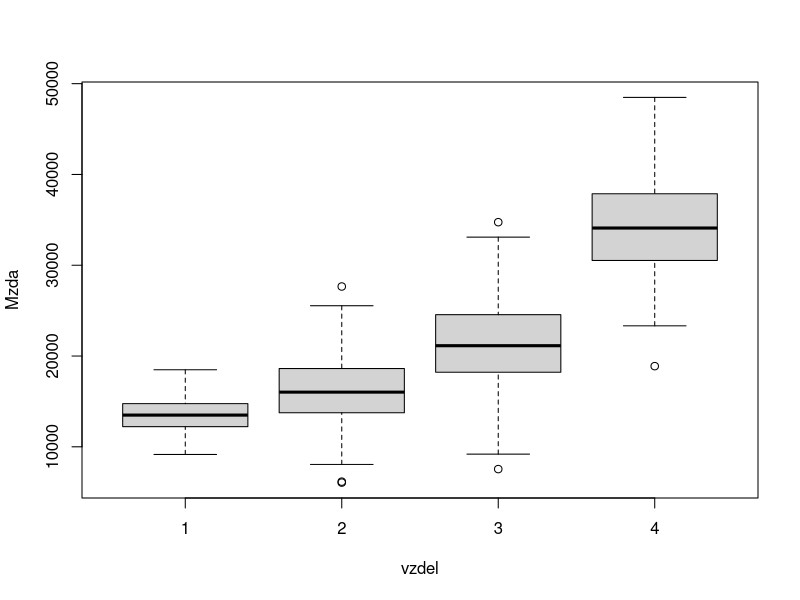

Source code (R):
# # # 4ST414, Strafikovany vyber, prum. mzda, primy vypocet


# Soubor Mzdy.txt obsahuje udaje o hrubych mzdach a vzdelani N=1134 zamestnacu. 
# Vzdelani je kodovano nasledovne:
# 1 .... ZS vzdelani
# 2..... SS vzdelani bez maturity
# 3..... SS vzdelani s maturitou
# 4..... VS vzdelani

# Nahodne vyberte n=200 jednotek a odhadnete prumernou mzdu v tomto souboru
# Provedte strafitikovany nahodny vyber s rovnomerou alokaci (v kazde skupine vzdelani vybere 50 zam.)
# Odhadnete prumernou mzdu jak pro skupiny zamestnancu s ruznym vzdelavanim, tak za populaci celkem
# Vypoctete dvoustranne intervalu spolehlivosti pro zvolenou spolehlivost 1-alfa=0.95
# Porovnejte s prostym nahodnym vyberem o rozsahu n=200

setwd("C://Users/vozar9250")
getwd()
mzdy<-read.table("Mzdy.txt",sep=",",header=TRUE)
names(mzdy)
summary(mzdy)
# Zobrazime mzdovou uroven dle vzdelani
boxplot(Mzda~vzdel,data=mzdy)
# Lisi se uroven mezd dle vzdelani?
summary(aov(Mzda~vzdel,data=mzdy))
summary(aov(Mzda~as.character(vzdel),data=mzdy))


# Urcime velikost populace N
N=length(mzdy$Mzda)
N
# Urcime pocet strat L
L=length(unique(mzdy$vzdel))
L
# Urcime nazvy strat:
stratum_jm=seq(1:L)
stratum_jm
# Urcime velikost populace Nh v jednotlivy stratech h=1,2,...,L
t=as.data.frame(table(mzdy$vzdel))
t
Nh=t[,2]
Nh
# Stanovime rozsah vyberu nh v jednotlivy stratech h=1,2,...,L
nh=rep(50,L)
nh
n=sum(nh)

# Incializace vektoru pro mezivysledky a vysledky
# m_y_h: vyberove prumery v jednotlivych stratech
# var_y_h: vyberove rozpyly v jednotlivych stratech
# Y_hat_h: odhad prumernych mezd v jednotlivych stratech
# D_Y_hat_h: odhad rozptylu prumernych mezd v jednotlivych stratech
# Y_hat: odhad celkove prumerne mzdy
# D_Y_hat: odhad rozpylu prumerne mzdy


m_y_h=rep(0,L)
var_y_h=rep(0,L)
Y_hat_h=rep(0,L)
D_Y_hat_h=rep(0,L)

# vypocet alfa ze spolehlivosti pro interval spolehlivosti:
spol=0.95
alfa=1-spol
for (i in 1:L) {
  Uh=t(subset(mzdy,vzdel==stratum_jm[i],select=Mzda))
  sh=sample(Uh,size=nh[i],replace=FALSE)
  m_y_h[i]=mean(sh)
  var_y_h[i]=var(sh)
  Y_hat_h[i]=m_y_h[i]
  D_Y_hat_h[i]=(1-nh[i]/Nh[i])*var_y_h[i]/nh[i]
  }

# odhad celkove prum mzdy:
Y_hat=sum(Nh*Y_hat_h)/N
print(c(paste("Odhad prumerne mzdy cini: "),round(Y_hat)))
# odhad rozptylu odhadu prum. mdzy
D_Y_hat=sum(Nh*Nh*D_Y_hat_h)/N**2
CI.d<-Y_hat-qt(1-alfa/2,n-1)*sqrt(D_Y_hat)
CI.h<-Y_hat+qt(1-alfa/2,n-1)*sqrt(D_Y_hat)
CI=c(CI.d,CI.h)
print(c(paste(spol*100,"% interval spolehlivosti prumerne mzdy cini: ")))
print(round(CI))

# odhad  prum mzdy dle vzdelani
CIh.d<-Y_hat_h-qt(1-alfa/2,nh-1)*sqrt(D_Y_hat_h)
CIh.h<-Y_hat_h+qt(1-alfa/2,nh-1)*sqrt(D_Y_hat_h)

for (i in 1:L) {
  print(c(paste("V stratu ", stratum_jm[i]," odhad prumerne mzdy cini: "),round(Y_hat_h[i])))
  print(c(paste(spol*100,"% interval spolehlivosti prumerne mzdy cini: ")))
  print(round(c(CIh.d[i],CIh.h[i])))
  }

